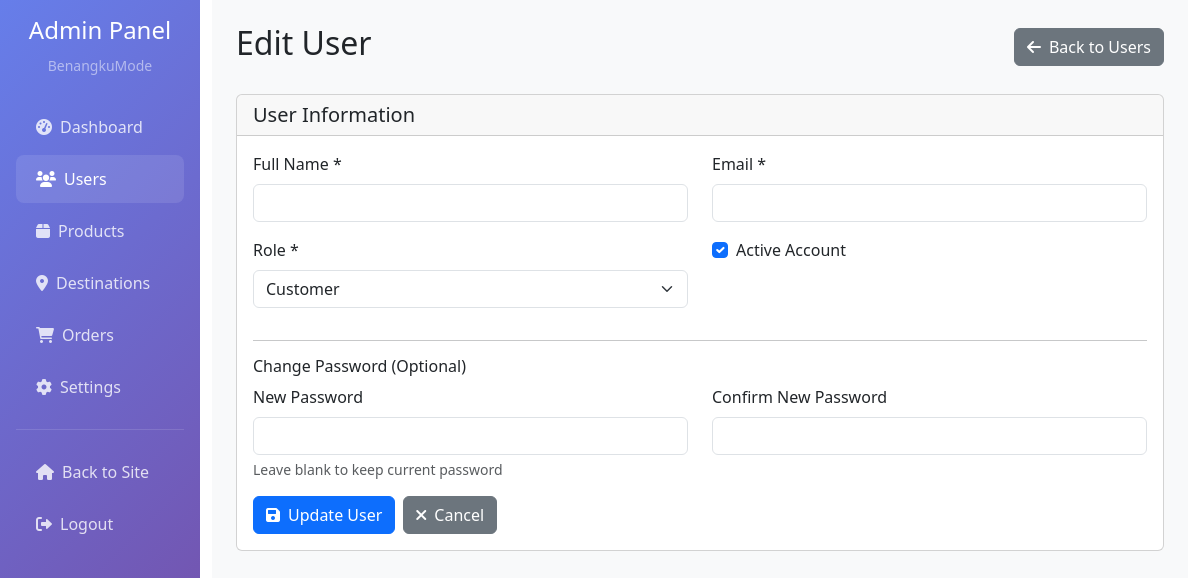
Before: /admin/edit_user.php?id=3 (signed in) with the older database file.
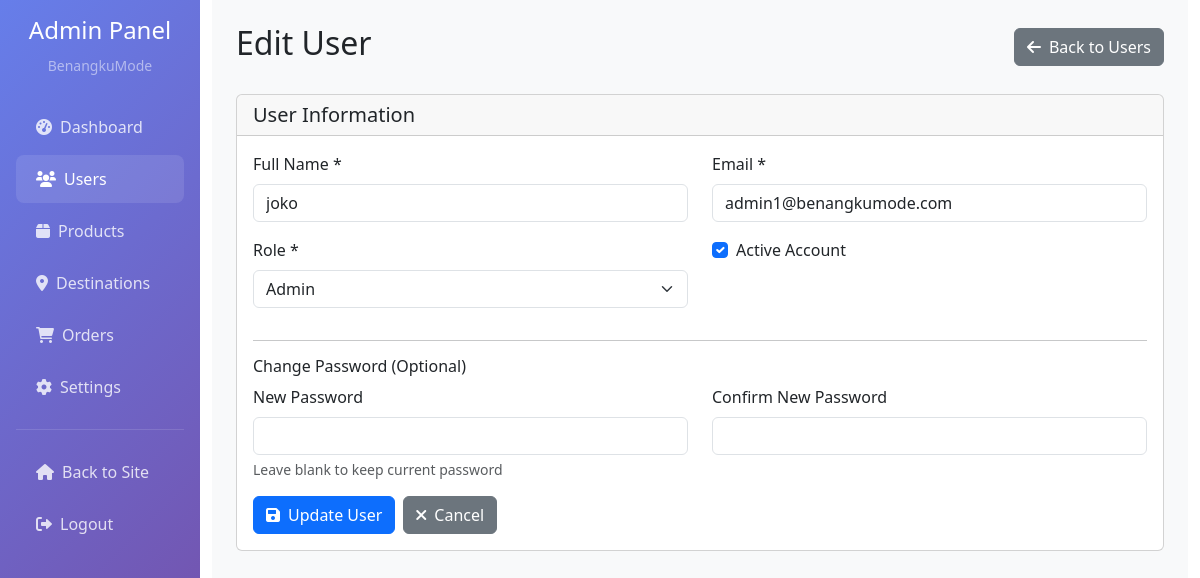
After: the same page with the newer database file.
### tables this page shows
CREATE TABLE `users` (
  `id` int(11) NOT NULL,
  `username` varchar(50) NOT NULL,
  `email` varchar(100) NOT NULL,
  `password` varchar(255) NOT NULL,
  `full_name` varchar(100) NOT NULL,
  `phone` varchar(20) DEFAULT NULL,
  `address` text DEFAULT NULL,
  `role` enum('admin','customer') DEFAULT 'customer',
  `is_active` tinyint(1) DEFAULT 1,
  `reset_token` varchar(255) DEFAULT NULL,
  `reset_expiry` timestamp NULL DEFAULT NULL,
  `created_at` timestamp NOT NULL DEFAULT current_timestamp(),
  `updated_at` timestamp NOT NULL DEFAULT current_timestamp() ON UPDATE current_timestamp()
);

### admin/edit_user.php (the view, shortened to what the changed rows need)
<?php
$conn = getDbConnection();
$user_id = isset($_GET['id']) ? (int)$_GET['id'] : 0;
$sql = "SELECT * FROM users WHERE id = $user_id";
$result = mysqli_query($conn, $sql);
$user = mysqli_fetch_assoc($result);
?>
<!DOCTYPE html>
<html lang="id">
<head>
    <link href="https://cdn.jsdelivr.net/npm/bootstrap@5.3.0/dist/css/bootstrap.min.css" rel="stylesheet">
    <link href="https://cdnjs.cloudflare.com/ajax/libs/font-awesome/6.0.0/css/all.min.css" rel="stylesheet">
</head>
<body>
    <div class="container-fluid">
        <div class="row">
            <div class="col-md-9 col-lg-10">
                <div class="main-content p-4">
                    <div class="d-flex justify-content-between align-items-center mb-4">
                        <h2>Edit User</h2>
                    </div>
                    <div class="card">
                        <div class="card-body">
                            <form method="POST">
                                <div class="row">
                                    <div class="col-md-6">
                                        <div class="mb-3">
                                            <label for="full_name" class="form-label">Full Name *</label>
                                            <input type="text" class="form-control" id="full_name" name="full_name"
                                                   value="<?php echo htmlspecialchars($user['full_name']); ?>" required>
                                        </div>
                                    </div>
                                    <div class="col-md-6">
                                        <div class="mb-3">
                                            <label for="email" class="form-label">Email *</label>
                                            <input type="email" class="form-control" id="email" name="email"
                                                   value="<?php echo htmlspecialchars($user['email']); ?>" required>
                                        </div>
                                    </div>
                                </div>
                                <div class="row">
                                    <div class="col-md-6">
                                        <div class="mb-3">
                                            <label for="role" class="form-label">Role *</label>
                                            <select class="form-select" id="role" name="role" required>
                                                <option value="customer" <?php echo $user['role'] === 'customer' ? 'selected' : ''; ?>>Customer</option>
                                                <option value="admin" <?php echo $user['role'] === 'admin' ? 'selected' : ''; ?>>Admin</option>
                                            </select>
                                        </div>
                                    </div>
                                    <div class="col-md-6">
                                        <div class="mb-3">
                                            <div class="form-check">
                                                <input class="form-check-input" type="checkbox" id="is_active" name="is_active"
                                                       <?php echo $user['is_active'] ? 'checked' : ''; ?>>
                                                <label class="form-check-label" for="is_active">
                                                    Active Account
                                                </label>
                                            </div>
                                        </div>
                                    </div>
                                </div>
                            </form>
                        </div>
                    </div>
                </div>
            </div>
        </div>
    </div>
</body>
</html>

Changed rows visible on the page:
changed users: full_name (not shown) → "joko"; email (not shown) → "admin1@benangkumode.com"; role "Customer" → "Admin"
